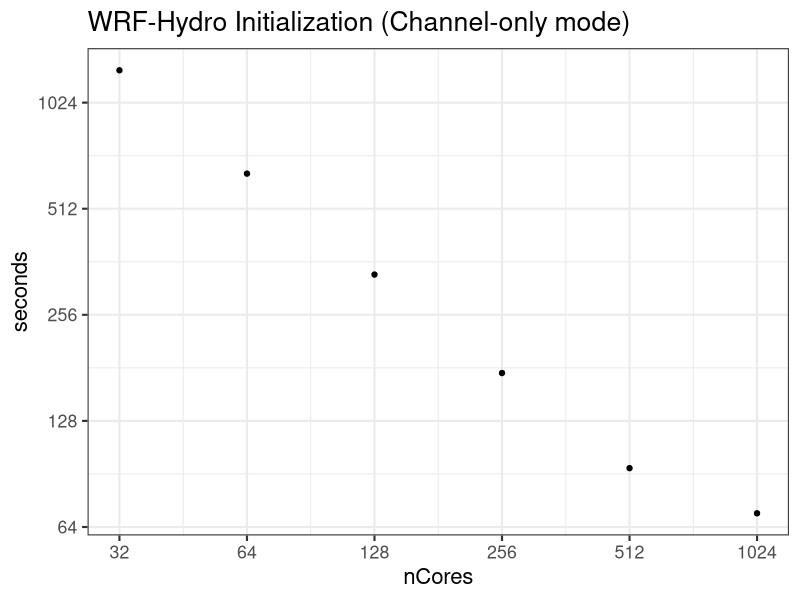
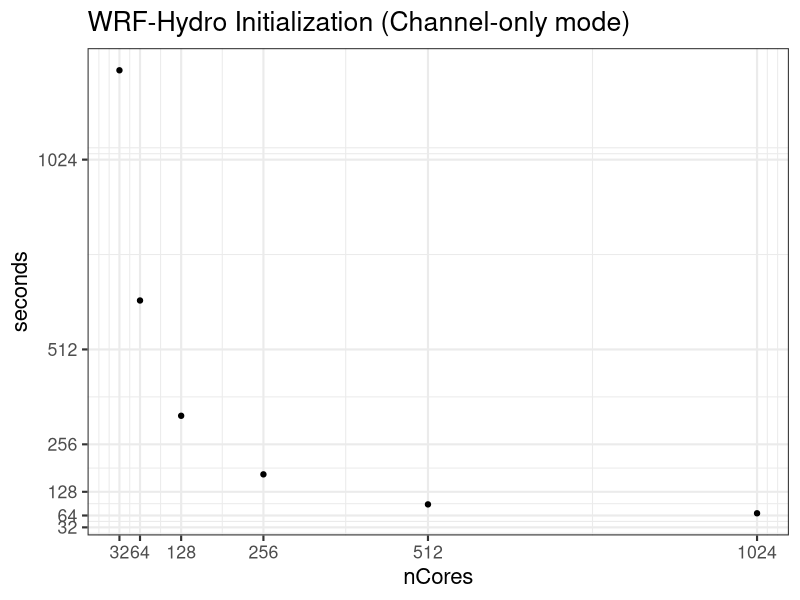
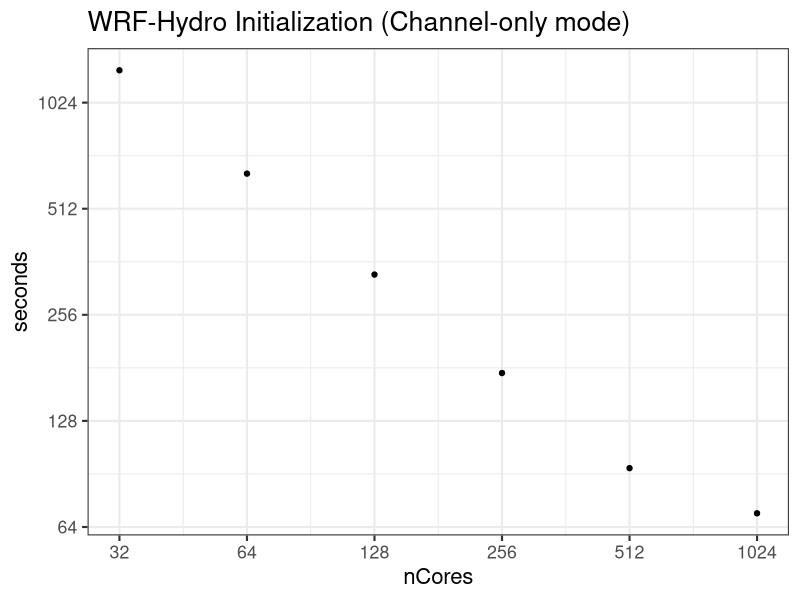
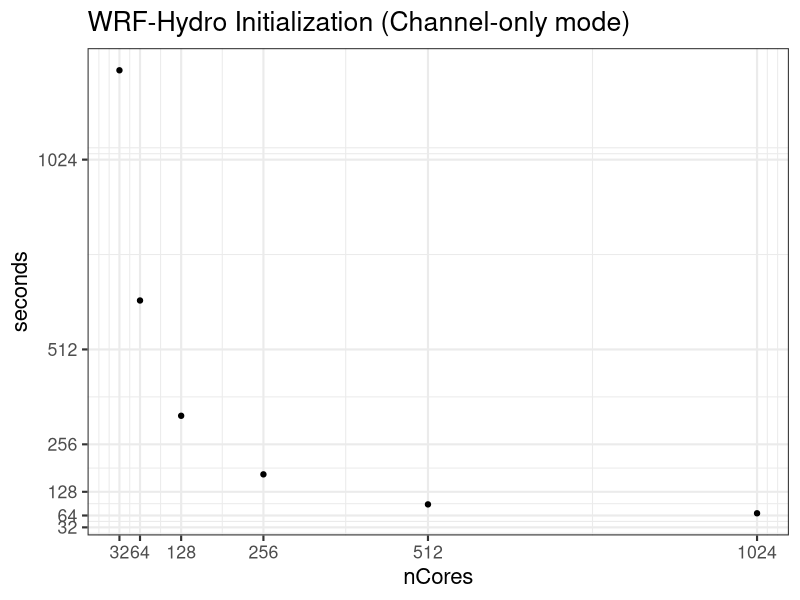

Generate these figures, in order, with R:
timing <-                                                                                                                                    
  data.frame(nCores= c(  32,  64, 128, 256, 512, 1024),                                                                                        
             seconds=c(1265, 644, 333, 175,  94,   70) )                                                                                       
                                                                                                                                             
library(ggplot2)

options(warn=1)

ggplot(timing) +
    geom_point(aes(x=nCores, y=seconds)) +
    scale_x_continuous(trans='log2', breaks=timing$nCores) +
    scale_y_continuous(trans='log2', breaks=timing$nCores) +
    theme_bw(base_size=16) +
    ggtitle('WRF-Hydro Initialization (Channel-only mode)')
ggsave('~/WRF_Hydro/wrf-hydro-paw2017/figures/init_timing_log.png')

ggplot(timing) +
    geom_point(aes(x=nCores, y=seconds)) +
    scale_x_continuous(breaks=timing$nCores) +
    scale_y_continuous(breaks=timing$nCores) +
    theme_bw(base_size=16) +
    ggtitle('WRF-Hydro Initialization (Channel-only mode)')
ggsave('~/WRF_Hydro/wrf-hydro-paw2017/figures/init_timing_linear.png')
